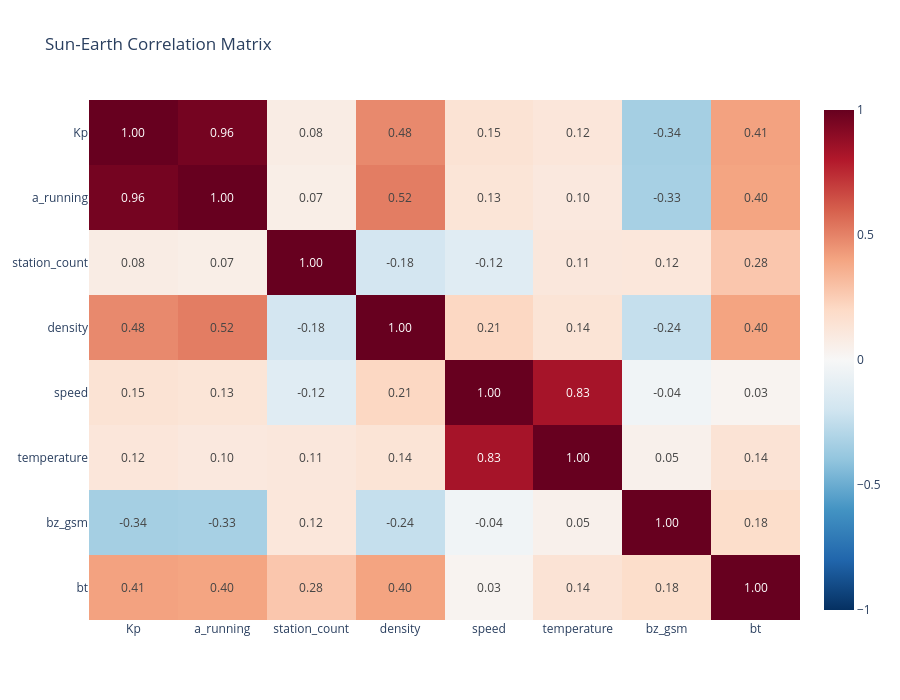

Notebook source saved alongside this figure:
### Code cell
corr_matrix = kp_merged.corr(numeric_only=True)

fig = px.imshow(
    corr_matrix,
    text_auto=".2f",
    color_continuous_scale="RdBu_r",
    zmin=-1,
    zmax=1,
    aspect="auto",
    title="Sun-Earth Correlation Matrix"
)

fig.update_layout(
    width=900,
    height=700
)

fig.show()

### Figure 1 — Plotly figure (JSON) as saved in the notebook; plotly's stock layout.template omitted (floating-point values rounded to 4 significant figures)
{"data": [{"coloraxis": "coloraxis", "hovertemplate": "x: %{x}<br>y: %{y}<br>color: %{z}<extra></extra>", "name": "0", "texttemplate": "%{z:.2f}", "type": "heatmap", "x": ["Kp", "a_running", "station_count", "density", "speed", "temperature", "bz_gsm", "bt"], "xaxis": "x", "y": ["Kp", "a_running", "station_count", "density", "speed", "temperature", "bz_gsm", "bt"], "yaxis": "y", "z": [[1.0, 0.9639, 0.07726, 0.4804, 0.1458, 0.1217, -0.3394, 0.4086], [0.9639, 1.0, 0.06691, 0.5161, 0.1321, 0.1043, -0.3341, 0.3989], [0.07726, 0.06691, 1.0, -0.1846, -0.1214, 0.1121, 0.1177, 0.2765], [0.4804, 0.5161, -0.1846, 1.0, 0.2124, 0.1376, -0.2386, 0.4027], [0.1458, 0.1321, -0.1214, 0.2124, 1.0, 0.8314, -0.03631, 0.0303], [0.1217, 0.1043, 0.1121, 0.1376, 0.8314, 1.0, 0.049, 0.1425], [-0.3394, -0.3341, 0.1177, -0.2386, -0.03631, 0.049, 1.0, 0.1817], [0.4086, 0.3989, 0.2765, 0.4027, 0.0303, 0.1425, 0.1817, 1.0]]}], "layout": {"coloraxis": {"autocolorscale": false, "cmax": 1, "cmin": -1, "colorscale": [[0, "rgb(5,48,97)"], [0.1, "rgb(33,102,172)"], [0.2, "rgb(67,147,195)"], [0.3, "rgb(146,197,222)"], [0.4, "rgb(209,229,240)"], [0.5, "rgb(247,247,247)"], [0.6, "rgb(253,219,199)"], [0.7, "rgb(244,165,130)"], [0.8, "rgb(214,96,77)"], [0.9, "rgb(178,24,43)"], [1, "rgb(103,0,31)"]]}, "height": 700, "title": {"text": "Sun-Earth Correlation Matrix"}, "width": 900, "xaxis": {"anchor": "y", "domain": [0, 1]}, "yaxis": {"anchor": "x", "autorange": "reversed", "domain": [0, 1]}}}
